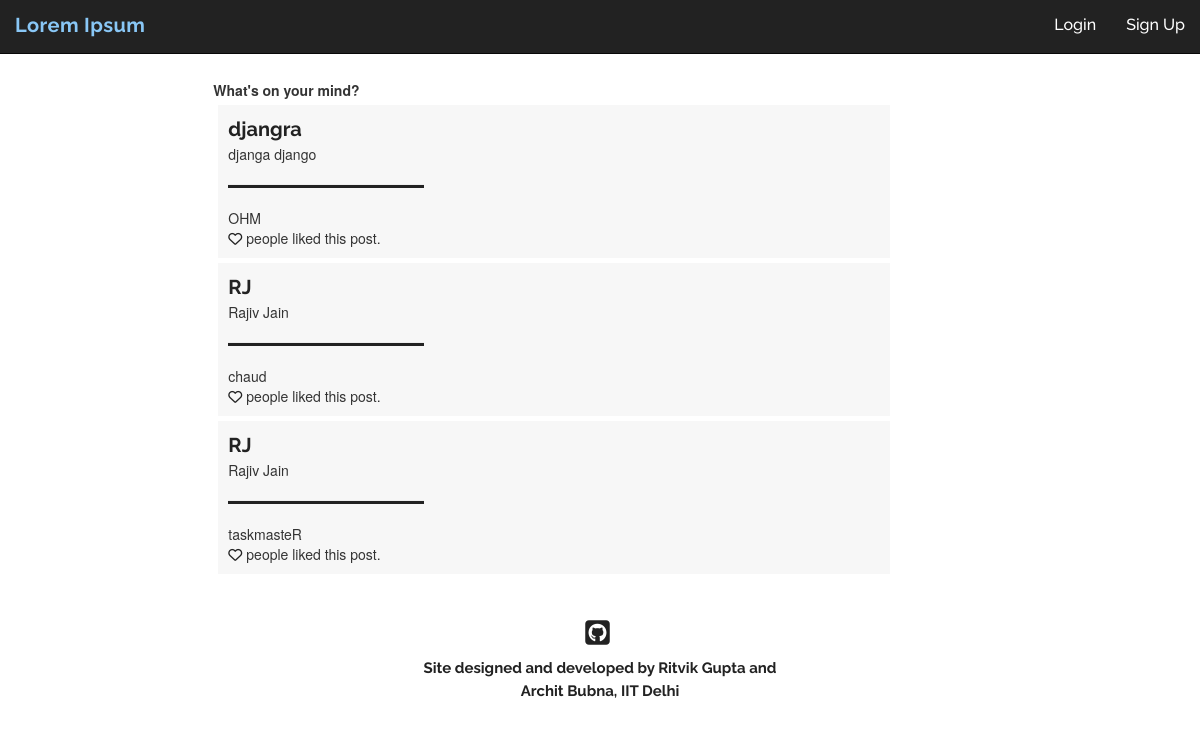
Before: /home/ with the older database file.
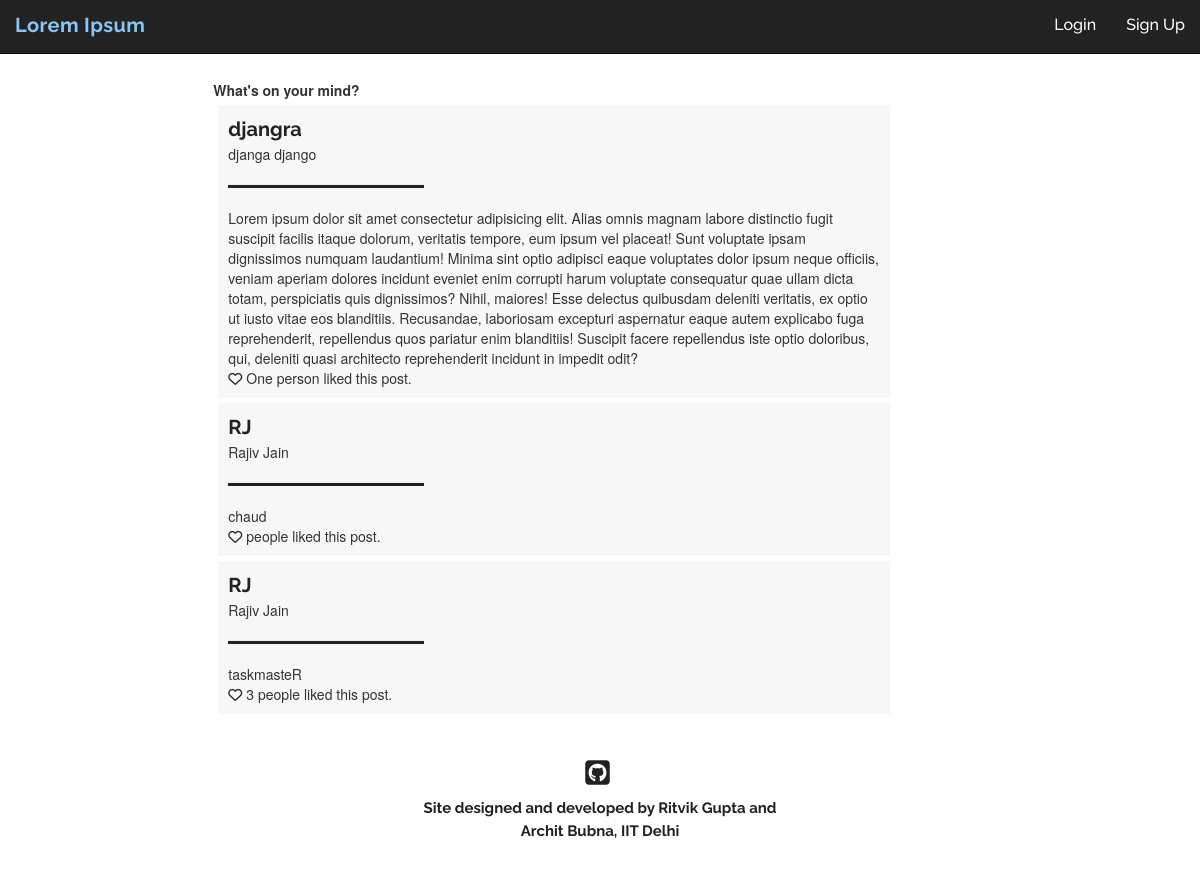
After: the same page with the newer database file.
### post/models.py (models this page shows, shortened)
class Post(models.Model):
    text = models.CharField(max_length = 5000)
    author = models.ForeignKey(User, on_delete = models.CASCADE)
    pub_date = models.DateTimeField(default = timezone.now())

class PostLike(models.Model):
    parent_post = models.OneToOneField(Post, on_delete=models.CASCADE)
    likers = models.ManyToManyField(User, blank=True)

### users/models.py (models this page shows, shortened)
class Profile(models.Model):
    parent_user = models.OneToOneField(User, on_delete=models.CASCADE)
    date_of_birth = models.DateField()
    first_name = models.CharField(max_length=50)
    last_name = models.CharField(max_length=50)
    gender = models.CharField(max_length=100, default="Male")
    def full_name(self):
        return self.first_name + ' ' + self.last_name

### post/views.py (the view)
# urls.py: 2. Add a URL to urlpatterns:  path('', views.home, name='home')
def home(request):
    posts = Post.objects.all().order_by('-pub_date')
    return render(request,'post/home.html',{'posts':posts})

### post/templates/post/home.html (shortened to what this page needs)
{% extends "post/base.html" %}
{% block content %}
    <div class="write-post">
        <font class="write-post-font">
            <b>What's on your mind?</b>
        </font>
        <br>
    </div>
    {% for post in posts %}
    <div class="home-post">
        <font class="username-font">
            <b>{{post.author.username}}</b>
        </font>
        <br>
        <font class="name-font">
            {{post.author.profile.full_name}}
        </font>
        <hr class="hr1" align="left">
        <font class="post-content-font">
            {{post.text}}
        </font>
        <br>
        <div class="like-wrapper">
            {% if request.user in post.postlike.likers.all %}
                <div class="like-button-wrapper">
                    <i class="fa fa-heart liked like-button" aria-hidden="true" id="like{{ post.id }}" data-catid="{{ post.id }}"></i>
                </div>
                <div class="likes-count" id="likes-count{{ post.id }}" data-catid="{{post.postlike.likers.count}}">
                    <font class="like-count-font">
                        {% if post.postlike.likers.count == 1 %}
                            You liked this post.
                        {% elif post.postlike.likers.count == 2 %}
                            You and one other liked this post.
                        {% else %}
                            You and {{ post.postlike.likers.count|add:"-1" }} others liked this post.
                        {% endif %}
                    </font>
                </div>
            {% else %}
                <div class="like-button-wrapper">
                    <i class="fa fa-heart-o likes like-button" aria-hidden="true" id="like{{ post.id }}" data-catid="{{ post.id }}"></i>
                </div>
                <div class="likes-count" id="likes-count{{ post.id }}" data-catid="{{post.postlike.likers.count}}">
                    <font class="like-count-font">
                        {% if post.postlike.likers.count == 0 %}
                            No likes yet.
                        {% elif post.postlike.likers.count == 1 %}
                            One person liked this post.
                        {% else %}
                            {{ post.postlike.likers.count }} people liked this post.
                        {% endif %}
                    </font>
                </div>
            {% endif %}
        </div>
    </div>
    {% endfor %}
{% endblock content %}

Changed rows visible on the page:
changed Post "djangra": text "OHM" → "Lorem ipsum dolor sit amet consectetur adipisicing elit. Alias omnis magnam labore distinctio fugit suscipit facilis itaque dolorum, veritatis tempore, eum ipsum vel placeat! Sunt voluptate ipsam dignissimos numquam laudantium! Minima sint optio adipisci eaque voluptates dolor ipsum neque officiis, veniam aperiam dolores incidunt eveniet enim corrupti harum voluptate consequatur quae ullam dicta totam, perspiciatis quis dignissimos? Nihil, maiores! Esse delectus quibusdam deleniti veritatis, ex optio ut iusto vitae eos blanditiis. Recusandae, laboriosam excepturi aspernatur eaque autem explicabo fuga reprehenderit, repellendus quos pariatur enim blanditiis! Suscipit facere repellendus iste…"; text "people liked this post." → "One person liked this post."
shown differently, row unchanged: Post "taskmasteR": postlike.likers.count (not shown) → "3"
